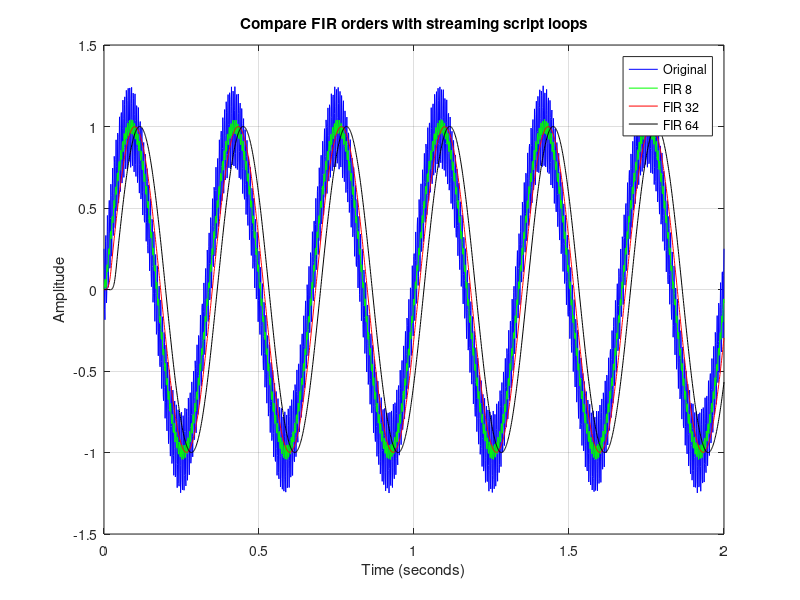

The MATLAB source for this figure:
% Compare FIR orders while filtering bounded chunks with retained state.
t = linspace(0, 2, 2000);
signal = sin(2*pi*3*t) + 0.25*cos(2*pi*180*t);
plot(t, signal, 'b-');
hold on;
filters_run = 0;
chunks_run = 0;
for order = [8 32 64]
    b = fir1(order, 0.12);
    state = [];
    clean = zeros(1, numel(signal));
    for first = 1:256:numel(signal)
        last = first + 255;
        if last > numel(signal)
            last = numel(signal);
        end
        [piece, state] = filter(b, 1, signal(first:last), state);
        clean(first:last) = piece;
        chunks_run = chunks_run + 1;
    end
    if order == 8
        plot(t, clean, 'g-');
    elseif order == 32
        plot(t, clean, 'r-');
    else
        plot(t, clean, 'k-');
    end
    filters_run = filters_run + 1;
end
hold off;
title('Compare FIR orders with streaming script loops');
xlabel('Time (seconds)');
ylabel('Amplitude');
legend('Original', 'FIR 8', 'FIR 32', 'FIR 64');
grid on;
filters_run
chunks_run
